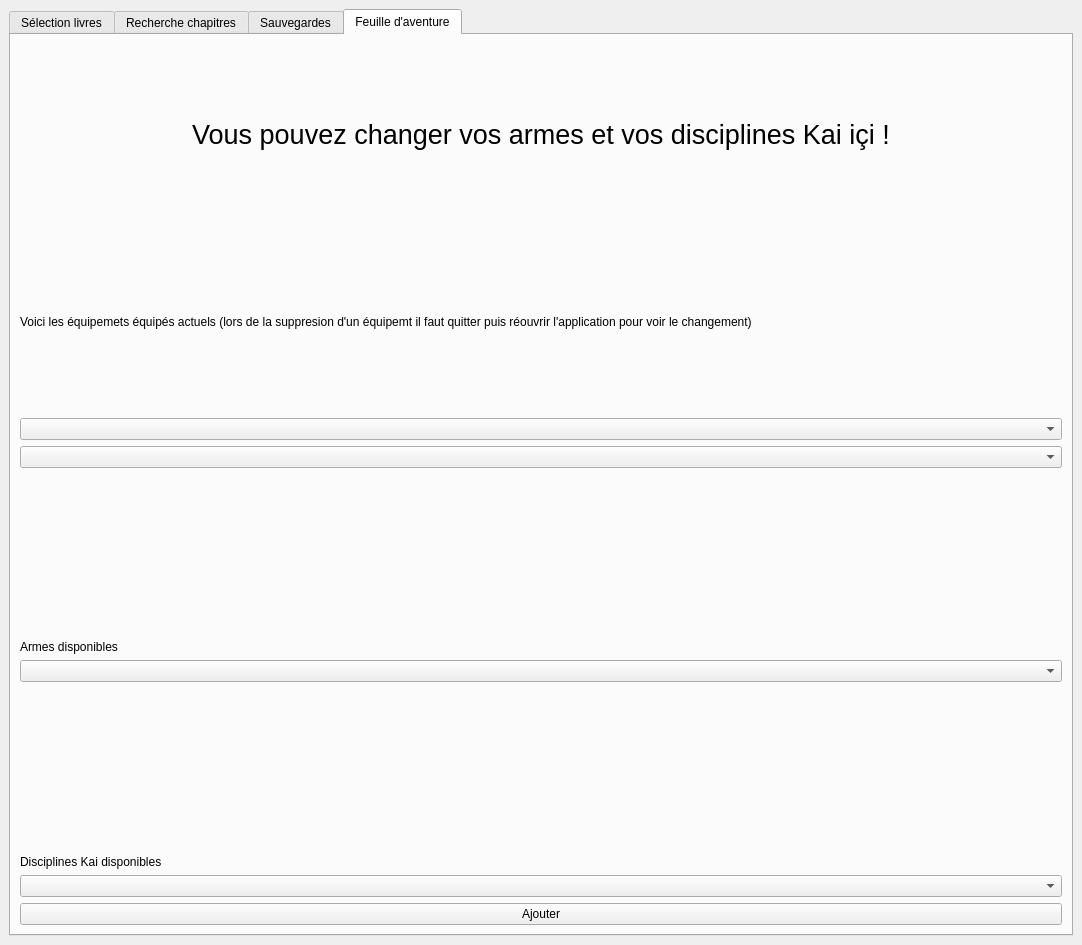
<?xml version="1.0" encoding="UTF-8"?>
<ui version="4.0">
 <class>MainWindow</class>
 <widget class="QMainWindow" name="MainWindow">
  <property name="geometry">
   <rect>
    <x>0</x>
    <y>0</y>
    <width>1082</width>
    <height>945</height>
   </rect>
  </property>
  <property name="windowTitle">
   <string>MainWindow</string>
  </property>
  <widget class="QWidget" name="centralwidget">
   <layout class="QVBoxLayout" name="verticalLayout_2">
    <item>
     <widget class="QTabWidget" name="tabWidget">
      <property name="toolTip">
       <string>&lt;html&gt;&lt;head/&gt;&lt;body&gt;&lt;p&gt;Sélection livres&lt;/p&gt;&lt;/body&gt;&lt;/html&gt;</string>
      </property>
      <property name="currentIndex">
       <number>3</number>
      </property>
      <widget class="QWidget" name="tab_SelectionLivre">
       <attribute name="title">
        <string>Sélection livres</string>
       </attribute>
       <widget class="QWidget" name="verticalLayoutWidget">
        <property name="geometry">
         <rect>
          <x>0</x>
          <y>-1</y>
          <width>781</width>
          <height>361</height>
         </rect>
        </property>
        <layout class="QVBoxLayout" name="verticalLayout_SelectionLivre">
         <item>
          <widget class="QLabel" name="labelLivreChoix">
           <property name="text">
            <string>Veuillez choisir le livre voulu !</string>
           </property>
           <property name="alignment">
            <set>Qt::AlignCenter</set>
           </property>
          </widget>
         </item>
         <item>
          <widget class="QComboBox" name="comboBoxLivreDisponible"/>
         </item>
         <item>
          <widget class="QPushButton" name="ButtonValiderLivre">
           <property name="text">
            <string>Valider le livre</string>
           </property>
          </widget>
         </item>
        </layout>
       </widget>
      </widget>
      <widget class="QWidget" name="tab_RechercheChapitre">
       <attribute name="title">
        <string>Recherche chapitres</string>
       </attribute>
       <widget class="QWidget" name="layoutWidget">
        <property name="geometry">
         <rect>
          <x>5</x>
          <y>2</y>
          <width>1051</width>
          <height>931</height>
         </rect>
        </property>
        <layout class="QVBoxLayout" name="verticalLayout_RechercheChapitre">
         <item>
          <widget class="QLabel" name="labelInstructionPage">
           <property name="enabled">
            <bool>true</bool>
           </property>
           <property name="maximumSize">
            <size>
             <width>780</width>
             <height>256</height>
            </size>
           </property>
           <property name="font">
            <font>
             <pointsize>12</pointsize>
             <weight>75</weight>
             <bold>true</bold>
            </font>
           </property>
           <property name="layoutDirection">
            <enum>Qt::LeftToRight</enum>
           </property>
           <property name="autoFillBackground">
            <bool>false</bool>
           </property>
           <property name="text">
            <string>Veuillez sélectionner la page voulue</string>
           </property>
           <property name="textFormat">
            <enum>Qt::AutoText</enum>
           </property>
           <property name="scaledContents">
            <bool>false</bool>
           </property>
           <property name="alignment">
            <set>Qt::AlignBottom|Qt::AlignHCenter</set>
           </property>
           <property name="margin">
            <number>0</number>
           </property>
           <property name="indent">
            <number>-1</number>
           </property>
          </widget>
         </item>
         <item>
          <widget class="QLineEdit" name="lineEditChapitreVoulu">
           <property name="text">
            <string/>
           </property>
           <property name="clearButtonEnabled">
            <bool>false</bool>
           </property>
          </widget>
         </item>
         <item>
          <widget class="QPushButton" name="ButtonChangerChapitre">
           <property name="text">
            <string>Rechercher</string>
           </property>
          </widget>
         </item>
         <item>
          <widget class="QLabel" name="labelChapitre">
           <property name="font">
            <font>
             <pointsize>8</pointsize>
            </font>
           </property>
           <property name="text">
            <string>TextLabel</string>
           </property>
           <property name="textFormat">
            <enum>Qt::PlainText</enum>
           </property>
           <property name="alignment">
            <set>Qt::AlignLeading|Qt::AlignLeft|Qt::AlignTop</set>
           </property>
           <property name="wordWrap">
            <bool>true</bool>
           </property>
          </widget>
         </item>
        </layout>
       </widget>
      </widget>
      <widget class="QWidget" name="tab_Sauvegarde">
       <attribute name="title">
        <string>Sauvegardes</string>
       </attribute>
       <layout class="QVBoxLayout" name="verticalLayout_5">
        <item>
         <layout class="QVBoxLayout" name="verticalLayout_Sauvegarde">
          <item>
           <widget class="QLabel" name="labelSauvegarde">
            <property name="font">
             <font>
              <pointsize>16</pointsize>
             </font>
            </property>
            <property name="text">
             <string>Menu des sauvegardes</string>
            </property>
            <property name="alignment">
             <set>Qt::AlignCenter</set>
            </property>
           </widget>
          </item>
          <item>
           <widget class="QComboBox" name="comboBoxSauvegarde">
            <item>
             <property name="text">
              <string>Sauvegarde 1</string>
             </property>
            </item>
            <item>
             <property name="text">
              <string>Sauvegarde 2</string>
             </property>
            </item>
            <item>
             <property name="text">
              <string>Sauvegarde 3</string>
             </property>
            </item>
           </widget>
          </item>
          <item>
           <widget class="QPushButton" name="ButtonChargerSauvegarde">
            <property name="text">
             <string>Charger</string>
            </property>
           </widget>
          </item>
          <item>
           <widget class="QPushButton" name="ButtonNouvelleSauvegarde">
            <property name="text">
             <string>Nouvelle sauvegarde</string>
            </property>
           </widget>
          </item>
          <item>
           <widget class="QPushButton" name="ButtonSupprimerSauvegarde">
            <property name="text">
             <string>Supprimer</string>
            </property>
           </widget>
          </item>
         </layout>
        </item>
       </layout>
      </widget>
      <widget class="QWidget" name="tab_FeuilleAventure">
       <attribute name="title">
        <string>Feuille d'aventure</string>
       </attribute>
       <layout class="QVBoxLayout" name="verticalLayout_3">
        <item>
         <layout class="QVBoxLayout" name="verticalLayout_FeuilleAventure">
          <item>
           <widget class="QLabel" name="labelFeuille_Aventure_Titre">
            <property name="font">
             <font>
              <pointsize>20</pointsize>
             </font>
            </property>
            <property name="text">
             <string>Vous pouvez changer vos armes et vos disciplines Kai içi !</string>
            </property>
            <property name="alignment">
             <set>Qt::AlignCenter</set>
            </property>
           </widget>
          </item>
          <item>
           <widget class="QLabel" name="label">
            <property name="text">
             <string>Voici les équipemets équipés actuels (lors de la suppresion d'un équipemt il faut quitter puis réouvrir l'application pour voir le changement)</string>
            </property>
           </widget>
          </item>
          <item>
           <widget class="QComboBox" name="comboBoxArmesActuel"/>
          </item>
          <item>
           <widget class="QComboBox" name="comboBoxDisciplinesKaiActuel"/>
          </item>
          <item>
           <widget class="QLabel" name="labelArmes">
            <property name="text">
             <string>Armes disponibles</string>
            </property>
            <property name="alignment">
             <set>Qt::AlignBottom|Qt::AlignLeading|Qt::AlignLeft</set>
            </property>
           </widget>
          </item>
          <item>
           <widget class="QComboBox" name="comboBoxArmes"/>
          </item>
          <item>
           <widget class="QLabel" name="labelDisciplinesKai">
            <property name="text">
             <string>Disciplines Kai disponibles</string>
            </property>
            <property name="alignment">
             <set>Qt::AlignBottom|Qt::AlignLeading|Qt::AlignLeft</set>
            </property>
           </widget>
          </item>
          <item>
           <widget class="QComboBox" name="comboBoxDisciplinesKai"/>
          </item>
          <item>
           <widget class="QPushButton" name="ButtonAjouterFeuilleAventure">
            <property name="text">
             <string>Ajouter</string>
            </property>
           </widget>
          </item>
         </layout>
        </item>
       </layout>
      </widget>
     </widget>
    </item>
   </layout>
  </widget>
 </widget>
 <resources/>
 <connections/>
</ui>
